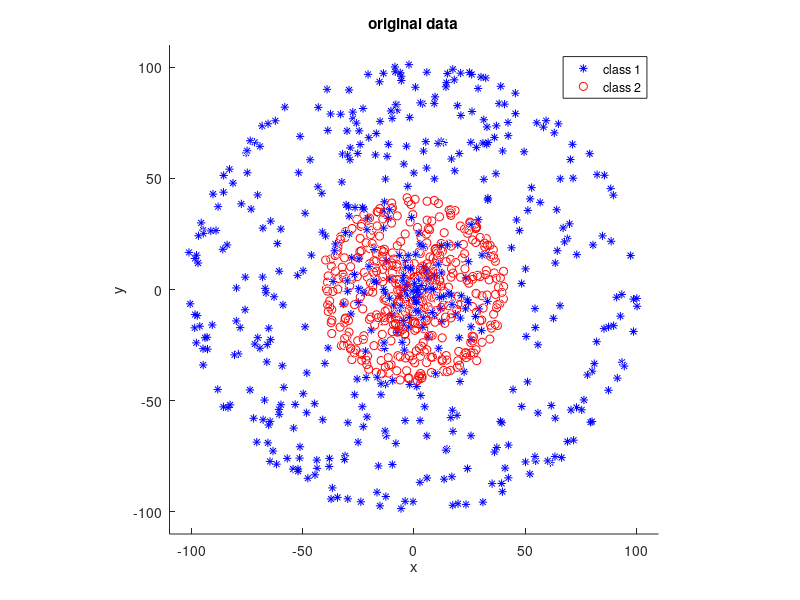

MATLAB code to generate this figure: (Note: this script raises an error after producing the figure.)
% Script for testing your PCA & kPCA code
clear;clc;close all;

load('pca_data.mat');
d = 2;

% plot original data
figure;hold on;
plot3(data(1:2:end,1),data(1:2:end,2),data(1:2:end,3),'b*');
plot3(data(2:2:end,1),data(2:2:end,2),data(2:2:end,3),'ro');
legend('class 1','class 2');
axis equal;
xlabel('x');
ylabel('y');
zlabel('z');
axis([-110 110 -110 110 -110 110]);
title('original data');
drawnow;

% standard PCA
disp('Performing standard PCA...');
Y1=PCA_diy(data,d);
figure;hold on;
plot(Y1(1:2:end,1),Y1(1:2:end,2),'b*');
plot(Y1(2:2:end,1),Y1(2:2:end,2),'ro');
legend('class 1','class 2');
title('standard PCA');
drawnow;

% Gaussian kernel PCA
figure;hold on;
Y3 = kPCA_diy(data,d);
plot(Y3(1:2:end,1),Y3(1:2:end,2),'b*');
plot(Y3(2:2:end,1),Y3(2:2:end,2),'ro');
legend('class 1','class 2');
title('Gaussian kernel PCA');
drawnow;